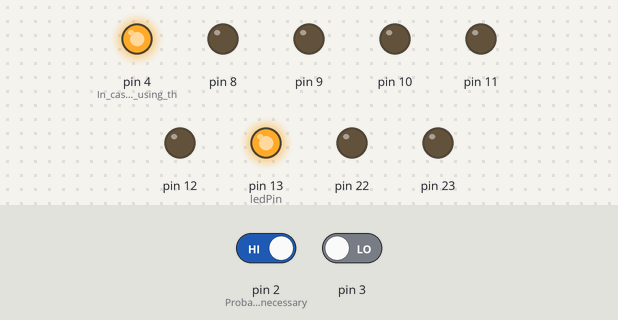
Recording of a sketch running on a simulated Arduino Uno, built with avr-gcc and run on an emulated ATmega328P. On the bench: output pins drawn as LEDs (lit = HIGH). Inputs (shaded band) come from the test bench; at power-on: pin 2 (Probably_unnecessary) HIGH, pin 3 LOW.

Above: at 1.2 s.
1.3 s: pin 2 (Probably_unnecessary) driven LOW
At 2.7 s:
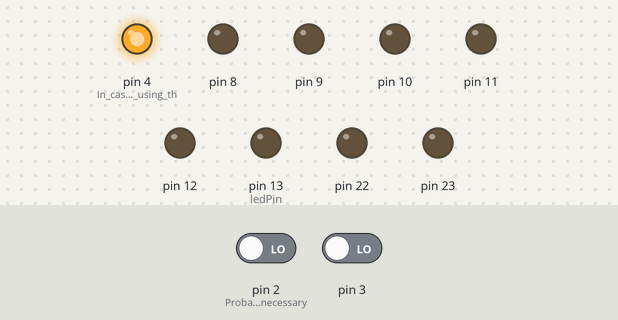
Timing chart, 0 to 4.3 s (numbered marks = the images above; inputs shaded):
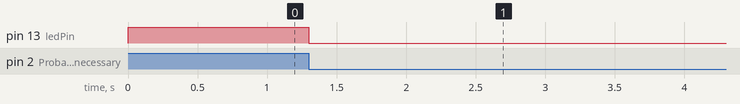

The sketch:

ArduiNES.ino
```cpp
// ArduiNES
// by Wayne Galen <jummama@gmail.com>
// 01/2011

// Based on code and schematics from the NES Serial interface
// by Andrew Reitano / Batsly Adams (www.batslyadams.com)

//   This program is free software: you can redistribute it and/or modify
//   it under the terms of the GNU General Public License as published by
//   the Free Software Foundation, either version 3 of the License, or
//   (at your option) any later version.

//   This program is distributed in the hope that it will be useful,
//   but WITHOUT ANY WARRANTY; without even the implied warranty of
//   MERCHANTABILITY or FITNESS FOR A PARTICULAR PURPOSE.  See the
//   GNU General Public License for more details.

//   You should have received a copy of the GNU General Public License
//   along with this program.  If not, see <http://www.gnu.org/licenses/>.

#include <avr/io.h>
#include <avr/interrupt.h>

const int ledPin = 13;
const byte BTN_A      = 0x1;
const byte BTN_B      = 0x2;
const byte BTN_SELECT = 0x4;
const byte BTN_START  = 0x8;
const byte BTN_UP     = 0x10;
const byte BTN_DOWN   = 0x20;
const byte BTN_LEFT   = 0x40;
const byte BTN_RIGHT  = 0x80;

volatile int byteToSend;
volatile int nextByte;

void setup()
{
  pinMode(0, INPUT);
  pinMode(ledPin, OUTPUT);
  digitalWrite(ledPin, HIGH);
  pinMode(2, INPUT);     // Probably unnecessary
  pinMode(3, INPUT);
  pinMode(4, OUTPUT);    // In case you were using the arduinoboy midi in circuit already
  digitalWrite(4, HIGH); // this will power the optoisolator


  //Serial.begin(31250);  // MIDI control - if you are using a MIDI compliant external device via the DIN5
  Serial.begin(9600);   // Serial interrupts were messing with timing
  DDRB=0xFF;		      // Set all digital pins to outputs
  cli();     // Disable interrupts for a sec
  EICRA |= (1 << ISC01);
  EICRA |= (0 << ISC00);  // Falling edge of clock line
  EICRA |= (1 << ISC11);  // Did this the long way, ensures compatibility
  EICRA |= (1 << ISC10);  // Rising edge of latch line
  EIMSK |= (1 << INT0);   // Enable INT0 / INT1
  EIMSK |= (1 << INT1);
  sei();     // Reenable interrupts
}

void loop()
{
  // Do nothing! Wait for the NES to latch
}

void serialEvent()
{
    nextByte=Serial.read() ^ 0xFFFF;  //using FFFF instead of FF because some software reads the data pin early and will act up otherwise (phantom A presses)
}

// Clock function
ISR(INT0_vect)
{
  delayMicroseconds(1);   // Arduino was actually responding too fast to the interrupt!
  PORTB = byteToSend;  // Shift to LSB, OR out everything else
  byteToSend >>= 1;
}

// Latch function
ISR(INT1_vect)
{
  byteToSend=nextByte;
  PORTB = byteToSend;                 // Places LSB on the correct pin
  byteToSend >>= 1;
  //EIMSK |= (1 << INT0);     // Re-enable clock interrupts
}
```

Measured:
- after the input at 1.3 s, pin 13 (ledPin): HIGH → LOW at once
